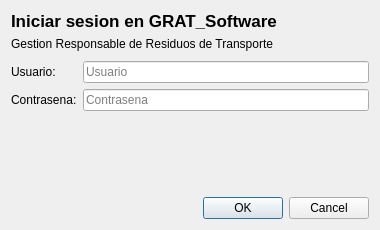
<?xml version="1.0" encoding="UTF-8"?>
<ui version="4.0">
 <class>LoginDialog</class>
 <widget class="QDialog" name="LoginDialog">
  <property name="geometry">
   <rect>
    <x>0</x>
    <y>0</y>
    <width>380</width>
    <height>230</height>
   </rect>
  </property>
  <property name="windowTitle">
   <string>GRAT_Software - Iniciar sesion</string>
  </property>
  <property name="modal">
   <bool>true</bool>
  </property>
  <layout class="QVBoxLayout" name="verticalLayout">
   <item>
    <widget class="QLabel" name="headingLabel">
     <property name="font">
      <font>
       <pointsize>13</pointsize>
       <bold>true</bold>
      </font>
     </property>
     <property name="text">
      <string>Iniciar sesion en GRAT_Software</string>
     </property>
    </widget>
   </item>
   <item>
    <widget class="QLabel" name="subtitleLabel">
     <property name="text">
      <string>Gestion Responsable de Residuos de Transporte</string>
     </property>
     <property name="wordWrap">
      <bool>true</bool>
     </property>
    </widget>
   </item>
   <item>
    <spacer name="verticalSpacer">
     <property name="orientation">
      <enum>Qt::Vertical</enum>
     </property>
     <property name="sizeType">
      <enum>QSizePolicy::Fixed</enum>
     </property>
     <property name="sizeHint" stdset="0">
      <size>
       <width>20</width>
       <height>4</height>
      </size>
     </property>
    </spacer>
   </item>
   <item>
    <layout class="QFormLayout" name="formLayout">
     <item row="0" column="0">
      <widget class="QLabel" name="usernameLabel">
       <property name="text">
        <string>Usuario:</string>
       </property>
      </widget>
     </item>
     <item row="0" column="1">
      <widget class="QLineEdit" name="usernameEdit">
       <property name="placeholderText">
        <string>Usuario</string>
       </property>
      </widget>
     </item>
     <item row="1" column="0">
      <widget class="QLabel" name="passwordLabel">
       <property name="text">
        <string>Contrasena:</string>
       </property>
      </widget>
     </item>
     <item row="1" column="1">
      <widget class="QLineEdit" name="passwordEdit">
       <property name="echoMode">
        <enum>QLineEdit::Password</enum>
       </property>
       <property name="placeholderText">
        <string>Contrasena</string>
       </property>
      </widget>
     </item>
    </layout>
   </item>
   <item>
    <widget class="QLabel" name="errorLabel">
     <property name="styleSheet">
      <string notr="true">color: #b00020;</string>
     </property>
     <property name="text">
      <string/>
     </property>
     <property name="wordWrap">
      <bool>true</bool>
     </property>
    </widget>
   </item>
   <item>
    <spacer name="stretchSpacer">
     <property name="orientation">
      <enum>Qt::Vertical</enum>
     </property>
     <property name="sizeHint" stdset="0">
      <size>
       <width>20</width>
       <height>10</height>
      </size>
     </property>
    </spacer>
   </item>
   <item>
    <widget class="QDialogButtonBox" name="buttonBox">
     <property name="standardButtons">
      <set>QDialogButtonBox::Cancel|QDialogButtonBox::Ok</set>
     </property>
    </widget>
   </item>
  </layout>
 </widget>
 <tabstops>
  <tabstop>usernameEdit</tabstop>
  <tabstop>passwordEdit</tabstop>
  <tabstop>buttonBox</tabstop>
 </tabstops>
 <resources/>
 <connections/>
</ui>
